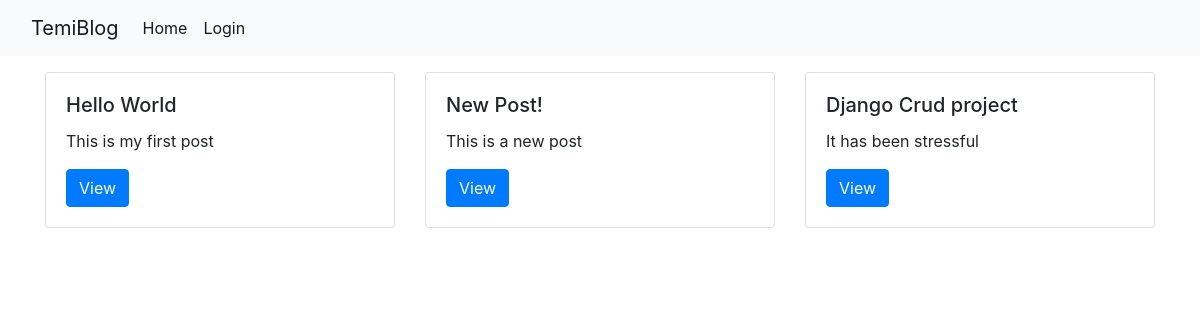
The page / on the database its author committed.
### blog/models.py (models this page shows, shortened)
class Post(models.Model):
    title = models.CharField(max_length=200)
    author = models.ForeignKey('auth.user', on_delete=models.CASCADE)
    body = models.TextField()

### blog/views.py (the view)
# urls.py: path('', BlogListView.as_view(), name = 'home'),
class BlogListView(ListView):
    model = Post
    template_name = 'home.html'

### templates/home.html
{% extends 'base.html' %}
{% block content %}
    <div class="container">
        <div class="row">
            {% for post in object_list %}
                <div class="col-md-4">
                    <div class="card">
                        <div class="card-body">
                            <h5 class="card-title">{{ post.title }}</h5>
                            <p class="card-text">{{ post.body }}</p>
                            <a class="btn btn-primary" href="{% url 'post_detail' post.pk %}">View</a>
                        </div>
                    </div>
                </div>
            {% endfor %}
        </div>
    </div>
{% endblock %}

### static/css/base.css (style rules this page uses)
body { font-family: 'Source Sans Pro', sans; font-size: 18px; }

### rows shown on the page
Post: title "Hello World", body "This is my first post"
Post: title "New Post!", body "This is a new post"
Post: title "Django Crud project", body "It has been stressful"
